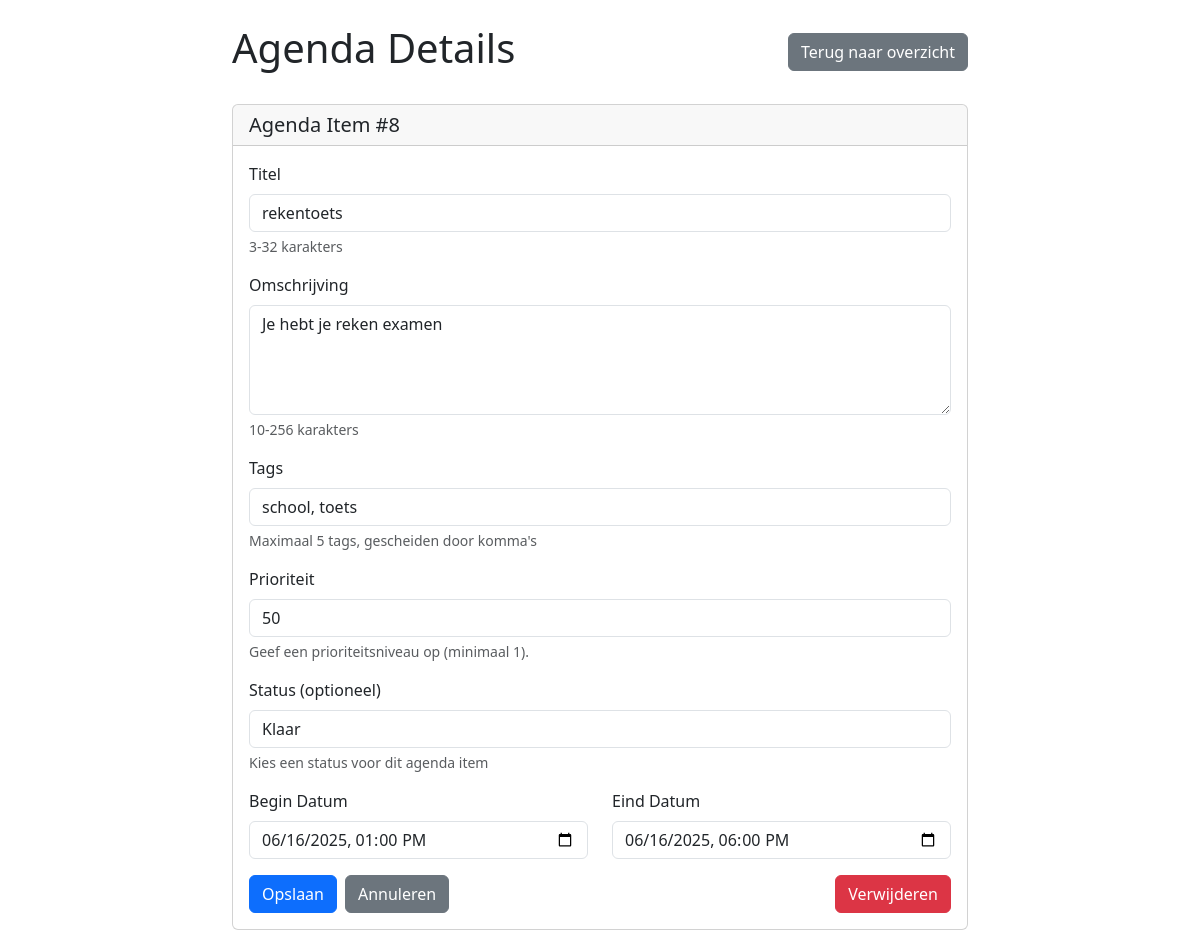
Screenshot of /php2/agenda_aanpassen.php?ID=8 with the database file from the repository.
### tables this page shows
CREATE TABLE "crud_agenda"
(
    ID           integer not null
        constraint crud_agenda_pk
            primary key autoincrement,
    titel        TEXT    not null,
    omschrijving TEXT    not null,
    begin_datum  DATE    not null,
    eind_datum   DATE    not null,
    prioriteit   integer not null,
    status       TEXT    not null,
    tags         TEXT
);

### php2/agenda_aanpassen.php (called while the page is built, shortened)
<?php
require "config.php";
$id = $_GET["ID"] ?? null;
try {
    $query = "SELECT * FROM crud_agenda WHERE ID = :id";
    $stmt = $pdo->prepare($query);
    $stmt->bindParam(":id", $id);
    $stmt->execute();
    $agenda_item = $stmt->fetch();
} catch (PDOException $e) {
    error_log("Select query failed: " . $e->getMessage());
    $fout = "Er is een fout opgetreden bij het ophalen van het agenda item.";
}
include_once "views/agenda_aanpassen_view.php";

### php2/views/agenda_aanpassen_view.php (the view, shortened to what this page needs)
<!DOCTYPE html>
<html lang="en">
<head>
    <link href="./node_modules/bootstrap/dist/css/bootstrap.min.css" rel="stylesheet">
</head>
<body>
    <?php
    function formateerDatumVoorInput($datum_string) {
        $datum = new DateTime($datum_string);
        return $datum->format("Y-m-d\TH:i");
    }
    ?>
    <div class="container mt-4">
        <div class="row">
            <div class="col-md-8 mx-auto">
                <div class="d-flex justify-content-between align-items-center mb-4">
                    <h1>Agenda Details</h1>
                    <a href="agenda.php" class="btn btn-secondary">Terug naar overzicht</a>
                </div>
                <div class="card">
                    <div class="card-header">
                        <h5 class="card-title mb-0">Agenda Item #<?= htmlspecialchars($agenda_item["ID"]) ?></h5>
                    </div>
                    <div class="card-body">
                        <form method="POST">
                            <div class="mb-3">
                                <label for="titel" class="form-label">Titel</label>
                                <input type="text" class="form-control" id="titel" name="titel"
                                    value="<?= htmlspecialchars($agenda_item["titel"]) ?>" required
                                    maxlength="32" minlength="3">
                                <div class="form-text">3-32 karakters</div>
                            </div>
                            <div class="mb-3">
                                <label for="omschrijving" class="form-label">Omschrijving</label>
                                <textarea class="form-control" id="omschrijving" name="omschrijving" rows="4"
                                    required maxlength="256" minlength="10"><?= htmlspecialchars($agenda_item["omschrijving"]) ?></textarea>
                                <div class="form-text">10-256 karakters</div>
                            </div>
                            <div class="mb-3">
                                <label for="tags" class="form-label">Tags</label>
                                <input type="text" class="form-control" id="tags" name="tags"
                                    value="<?= htmlspecialchars($agenda_item["tags"] ?? "") ?>"
                                    placeholder="Voer tags in, gescheiden door komma's">
                                <div class="form-text">Maximaal 5 tags, gescheiden door komma's</div>
                            </div>
                            <div class="mb-3">
                                <label for="prioriteit" class="form-label">Prioriteit</label>
                                <input type="number" class="form-control" id="prioriteit" name="prioriteit"
                                    value="<?= htmlspecialchars($agenda_item["prioriteit"] ?? "1") ?>" required min="1">
                                <div class="form-text">Geef een prioriteitsniveau op (minimaal 1).</div>
                            </div>
                            <div class="mb-3">
                                <label for="status" class="form-label">Status (optioneel)</label>
                                <select class="form-control" id="status" name="status">
                                    <option value="klaar" <?= ($agenda_item["status"] ?? "") === "klaar" ? "selected" : "" ?>>Klaar</option>
                                </select>
                                <div class="form-text">Kies een status voor dit agenda item</div>
                            </div>
                            <div class="row">
                                <div class="col-md-6">
                                    <div class="mb-3">
                                        <label for="begin_datum" class="form-label">Begin Datum</label>
                                        <input type="datetime-local" class="form-control" id="begin_datum"
                                            name="begin_datum"
                                            value="<?= formateerDatumVoorInput($agenda_item["begin_datum"]) ?>" required>
                                    </div>
                                </div>
                                <div class="col-md-6">
                                    <div class="mb-3">
                                        <label for="eind_datum" class="form-label">Eind Datum</label>
                                        <input type="datetime-local" class="form-control" id="eind_datum"
                                            name="eind_datum"
                                            value="<?= formateerDatumVoorInput($agenda_item["eind_datum"]) ?>" required>
                                    </div>
                                </div>
                            </div>
                            <div class="d-flex gap-2">
                                <button type="submit" class="btn btn-primary">Opslaan</button>
                                <a href="agenda.php" class="btn btn-secondary">Annuleren</a>
                                <a href="agenda_verwijderen.php?ID=<?= $agenda_item["ID"] ?>"
                                    class="btn btn-danger ms-auto"
                                    onclick="return confirm('Weet je zeker dat je dit item wilt verwijderen?')">Verwijderen</a>
                            </div>
                        </form>
                    </div>
                </div>
            </div>
        </div>
    </div>
</body>
</html>

### rows the page displays
crud_agenda: ID "8", titel "rekentoets", omschrijving "Je hebt je reken examen", tags "school, toets", prioriteit "50", status "Klaar", begin_datum "06/16/2025 13:00", eind_datum "06/16/2025 18:00"
